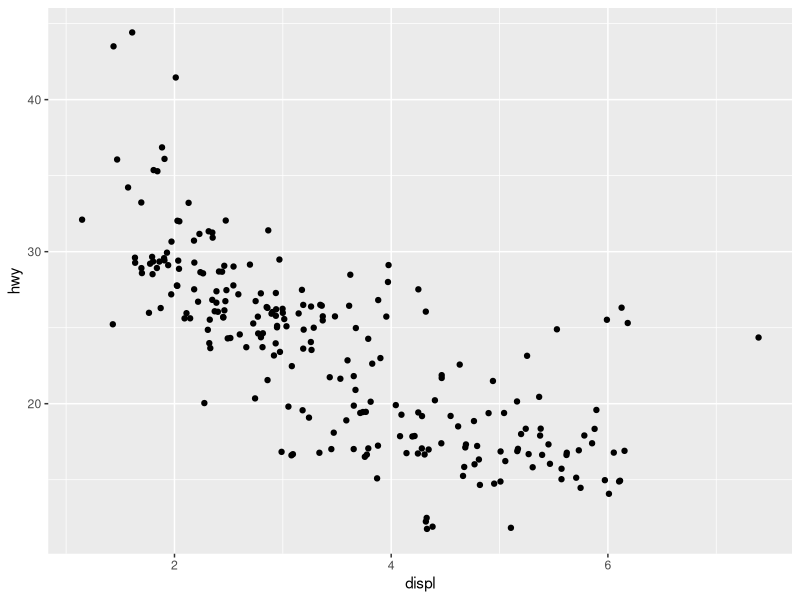

This chart was generated by the following R code:
library(ggplot2)
ggplot(data = mpg) + 
  geom_jitter(mapping = aes(x = displ, y = hwy), 
             width = 0.5, height = 0.5)
